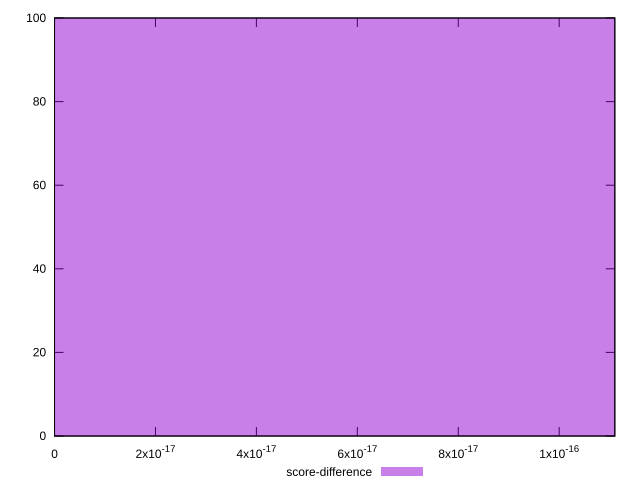

Recreate this plot in gnuplot.
reset

$scoreDifference <<EOF
0 100
EOF

set key outside below
set boxwidth 0.1
set xrange [0:1.1102230246251565e-16]
set yrange [0:100]
set trange [0:100]
set style fill transparent solid 0.5 noborder
set terminal svg size 640, 490 enhanced background rgb 'white'
set output "reprap/uses-optimized-images/samples/pages+cached+noexternal+nomedia+nocss+nojs/score-difference/histogram.svg"

plot $scoreDifference title "score-difference" with boxes

reset
